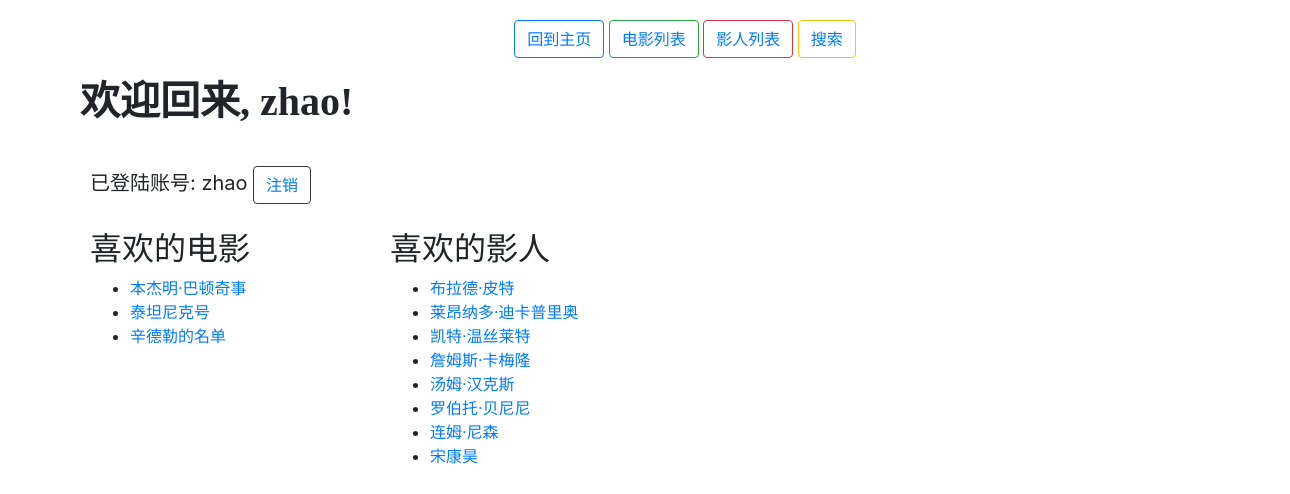
The page /user (signed in) on the database its author committed.
### usersystem/models.py (models this page shows, shortened)
class Myuser(models.Model):
    d_user = models.OneToOneField(User, on_delete=models.CASCADE)
    username = models.CharField(max_length=64)
    password = models.CharField(max_length=32)
    likemovies = models.ManyToManyField(Movie, blank=True, related_name="liked_by_user")
    likeworkers = models.ManyToManyField(Worker, blank=True, related_name="liked_by_usr")

### wenbo_movie/models.py (models this page shows, shortened)
class Movie(models.Model):
    name = models.CharField(max_length=64)
    duration = models.IntegerField()
    type = models.CharField(max_length=128)
    country = models.CharField(max_length=64)
    language = models.CharField(max_length=64)
    imdb_num = models.CharField(max_length=256)
    date = models.CharField(max_length=64)

class Worker(models.Model):
    name = models.CharField(max_length=64)
    gender = models.CharField(max_length=64)
    birthday = models.CharField(max_length=64)
    english_name = models.CharField(max_length=64)
    imdb_num = models.CharField(max_length=256)
    work_type = models.CharField(max_length=32)
    related_movie = models.ManyToManyField(Movie, blank=True, related_name="workers")

### usersystem/views.py (the view)
# urls.py: path("user", views.user, name="user"),
def user(request):
    global current_user
    if not request.user.is_authenticated:
        return render(request, "users/login.html", {"message": None})
    current_user = request.user.username
    user = Myuser.objects.get(username=request.user.username)
    has_lm = True
    has_lw = True
    likemovies = user.likemovies.all()
    if len(likemovies) == 0:
        has_lm = False
    likeworkers = user.likeworkers.all()
    if len(likeworkers) == 0:
        has_lw = False
    context = {
        "user": user,
        "likemovies": likemovies,
        "likeworkers": likeworkers,
        "has_lm": has_lm,
        "has_lw": has_lw,
    }
    return render(request, "users/user.html", context)

### usersystem/templates/users/user.html (shortened to what this page needs)
{% extends "users/base.html" %}
{% block body %}
<div id="function_u">
  <button class="btn btn-outline-primary"><a href="{% url 'homepage' %}">回到主页</a></button>
  <button class="btn btn-outline-success"><a href="{% url 'all_movie' %}">电影列表</a></button>
  <button class="btn btn-outline-danger"><a href="{% url 'all_worker' %}">影人列表</a></button>
  <button class="btn btn-outline-warning"><a href="{% url 'search_view' %}">搜索</a></button><br>
</div>
<h1>欢迎回来, {{ user.username }}!</h1>
<div id="user_log_info">
    <br>
    已登陆账号: {{ user.username }} <button class="btn btn-outline-dark"><a href="{% url 'logout' %}">注销</a></button>
</div>
<div id="like_movies">
    <h2>喜欢的电影</h2>
    {% if has_lm %}
        <ul>
            {% for lm in likemovies %}
                <li><a href="{% url 'movie' lm.imdb_num %}">{{ lm.name }}</a></li>
            {% endfor %}
        </ul>
    {% else %}
        <ul>
            <li>没有收藏任何电影</li>
        </ul>
    {% endif %}
</div>
<div id="like_workers">
    <h2>喜欢的影人</h2>
    {% if has_lw %}
        <ul>
            {% for lw in likeworkers %}
                <li><a href="{% url 'worker' lw.imdb_num %}">{{ lw.name }}</a></li>
            {% endfor %}
        </ul>
    {% else %}
        <ul>
            <li>没有收藏任何影人</li>
        </ul>
    {% endif %}
</div>
{% endblock %}

### usersystem/static/user_style.css (style rules this page uses)
body { position: relative; left: 40px; top: 20px; }
h1 { position: relative; left: 40px; top: 20px; font-family:"Times New Roman", Times, serif; font-weight: 700; }
div[id="like_movies"] { margin: 10px; position: absolute; left: 40px; top: 200px; }
div[id="like_workers"] { margin: 10px; position: absolute; left: 340px; top: 200px; }
div[id="user_log_info"] { font-size: 20px; position: relative; left: 20px; margin: 30px; }
div[id="function_u"] { text-align: center; position: sticky; top: 5px; }

### rows shown on the page
Myuser: username "zhao"
Movie: name "本杰明·巴顿奇事"
Movie: name "泰坦尼克号"
Movie: name "辛德勒的名单"
Worker: name "布拉德·皮特"
Worker: name "莱昂纳多·迪卡普里奥"
Worker: name "凯特·温丝莱特"
Worker: name "詹姆斯·卡梅隆"
Worker: name "汤姆·汉克斯"
Worker: name "罗伯托·贝尼尼"
Worker: name "连姆·尼森"
Worker: name "宋康昊"
